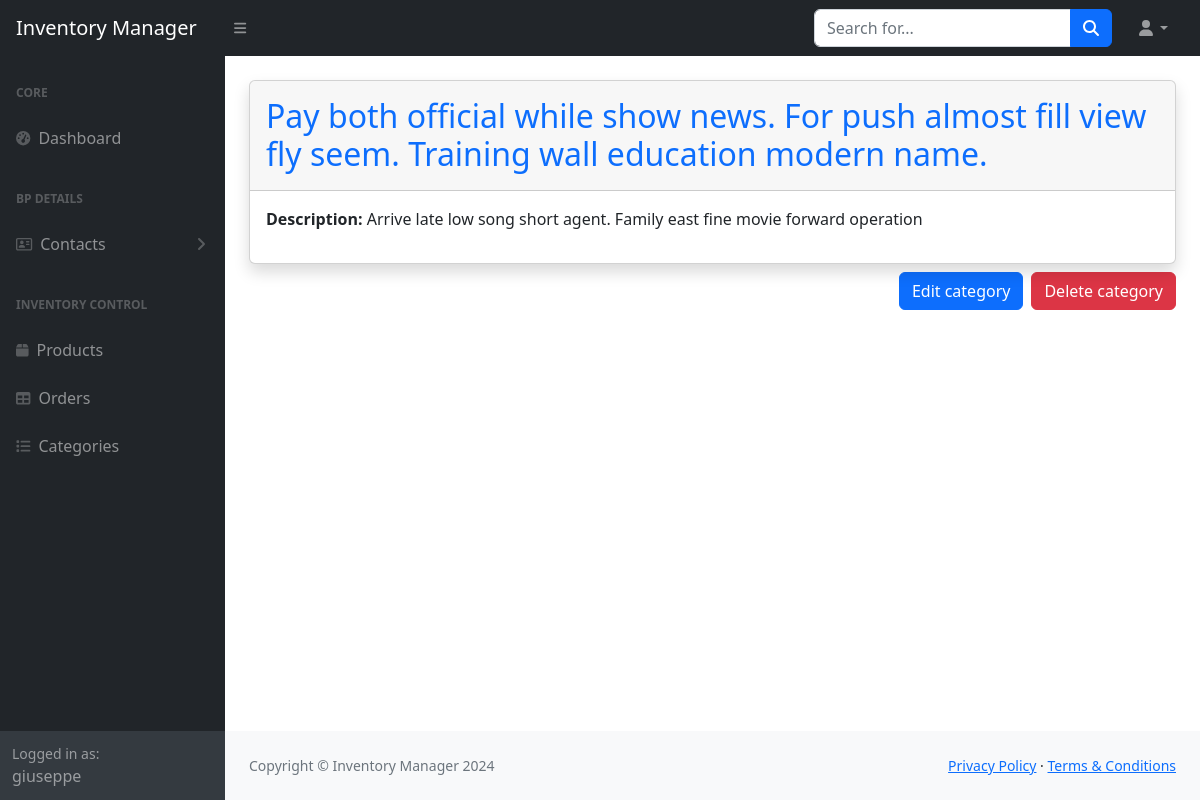
Screenshot of /category/2/ (signed in) with the database file from the repository.
### inventorymanager/models.py (models this page shows, shortened)
class Category(models.Model):
    name = models.CharField(max_length=140, null = False)
    description = models.CharField(max_length=75)
    class Meta:
            verbose_name_plural = "Categories"

### inventorymanager/views.py (the view)
# urls.py: path('category/<int:id>/', views.category_detail, name='category_detail'),
@login_required
def category_detail(request, id):
    category = get_object_or_404(Category, id=id)
    form = CategoryForm(instance=category)
    return render(request, 'inventorymanager/category_detail.html', {'category': category, 'form': form})

### inventorymanager/forms.py
class CategoryForm(forms.ModelForm):
    class Meta:
        model = Category
        fields = "__all__"

### inventorymanager/templates/inventorymanager/category_detail.html (shortened to what this page needs)
{% extends "inventorymanager/layout.html" %}
{% load crispy_forms_tags %}
{% block body %}
<div class="card shadow mt-4">
    <div class="card-header py-3">
        <h2 id="category_name_h2{{ category.id }}" class="m-0 font-weight-bold text-primary">{{ category.name }}</h2>
    </div>
    <div class="card-body">
        <p id="category_description_p{{ category.id }}"><strong>Description: </strong>{{ category.description }}</p>
    </div>
</div>
<div class="d-flex justify-content-end">
    <button type="button" class="btn btn-primary mt-2 me-2" data-bs-toggle="modal" data-bs-target="#modal_edit_category_{{ category.id }}">Edit category</button>
    <button type="button" class="btn btn-danger mt-2" data-bs-toggle="modal" data-bs-target="#deleteCategoryModal">Delete category</button>
</div>
{% endblock body %}

### inventorymanager/templates/inventorymanager/layout.html (shortened to what this page needs)
{% load static %}
<!DOCTYPE html>
<html lang="en">
    <head>
        <link rel="stylesheet" href="https://cdn.jsdelivr.net/npm/bootstrap@5.2.3/dist/css/bootstrap.min.css">
        <link href="{% static 'inventorymanager/css/styles.css' %}" rel="stylesheet" />
        <link rel="stylesheet" href="https://cdn.datatables.net/1.13.4/css/dataTables.bootstrap5.min.css">
        <link href="https://cdn.datatables.net/v/bs5/jszip-3.10.1/dt-2.1.6/b-3.1.2/b-html5-3.1.2/b-print-3.1.2/datatables.min.css" rel="stylesheet">
    </head>
    <body class="sb-nav-fixed">
        <nav class="sb-topnav navbar navbar-expand navbar-dark bg-dark">
            <a class="navbar-brand ps-3" href="{% url 'index' %}">Inventory Manager</a>
            <button class="btn btn-link btn-sm order-1 order-lg-0 me-4 me-lg-0" id="sidebarToggle" href="#!"><i class="fas fa-bars"></i></button>
            <form class="d-none d-md-inline-block form-inline ms-auto me-0 me-md-3 my-2 my-md-0">
                <div class="input-group">
                    <input class="form-control" type="text" placeholder="Search for..." aria-label="Search for..." aria-describedby="btnNavbarSearch" />
                    <button class="btn btn-primary" id="btnNavbarSearch" type="button"><i class="fas fa-search"></i></button>
                </div>
            </form>
            <ul class="navbar-nav ms-auto ms-md-0 me-3 me-lg-4">
                <li class="nav-item dropdown">
                    <a class="nav-link dropdown-toggle" id="navbarDropdown" href="#" role="button" data-bs-toggle="dropdown" aria-expanded="false"><i class="fas fa-user fa-fw"></i></a>
                </li>
            </ul>
        </nav>
        <div id="layoutSidenav">
            <div id="layoutSidenav_nav">
                <nav class="sb-sidenav accordion sb-sidenav-dark" id="sidenavAccordion">
                    <div class="sb-sidenav-menu">
                        <div class="nav">
                            <div class="sb-sidenav-menu-heading">Core</div>
                            <a class="nav-link" href="{% url 'index' %}">
                                <div class="sb-nav-link-icon"><i class="fas fa-tachometer-alt"></i></div>
                                Dashboard
                            </a>
                            <div class="sb-sidenav-menu-heading">BP DETAILS</div>
                            <a class="nav-link collapsed" href="#" data-bs-toggle="collapse" data-bs-target="#collapseLayouts" aria-expanded="false" aria-controls="collapseLayouts">
                                <div class="sb-nav-link-icon"><i class="fa-regular fa-address-card"></i></div>
                                Contacts
                                <div class="sb-sidenav-collapse-arrow"><i class="fas fa-angle-down"></i></div>
                            </a>
                            <div class="sb-sidenav-menu-heading">Inventory Control</div>
                            <a class="nav-link" href="{% url 'products' %}">
                                <div class="sb-nav-link-icon"><i class="fa-solid fa-box"></i></div>
                                Products
                            </a>
                            <a class="nav-link" href="{% url 'orders' %}">
                                <div class="sb-nav-link-icon"><i class="fas fa-table"></i></div>
                                Orders
                            </a>
                            <a class="nav-link" href="{% url 'categories' %}">
                                <div class="sb-nav-link-icon"><i class="fa-solid fa-list"></i></div>
                                Categories
                            </a>
                        </div>
                    </div>
                    <div class="sb-sidenav-footer">
                        <div class="small">Logged in as:</div>
                        {{user}}
                    </div>
                </nav>
            </div>
            <div id="layoutSidenav_content">
                <main>
                    <div class="container-fluid px-4">
                        <div class="body">
                            {% block body %}
                            {% endblock %}
                        </div>
                    </div>
                </main>
                <footer class="py-4 bg-light mt-auto">
                    <div class="container-fluid px-4">
                        <div class="d-flex align-items-center justify-content-between small">
                            <div class="text-muted">Copyright &copy; Inventory Manager 2024</div>
                            <div>
                                <a href="#">Privacy Policy</a>
                                &middot;
                                <a href="#">Terms &amp; Conditions</a>
                            </div>
                        </div>
                    </div>
                </footer>
            </div>
        </div>
    </body>
</html>

### rows the page displays
Category: name "Pay both official while show news. For push almost fill view fly seem. Training wall education modern name.", description "Arrive late low song short agent. Family east fine movie forward operation"

### other values shown
{{ user }} "giuseppe"
